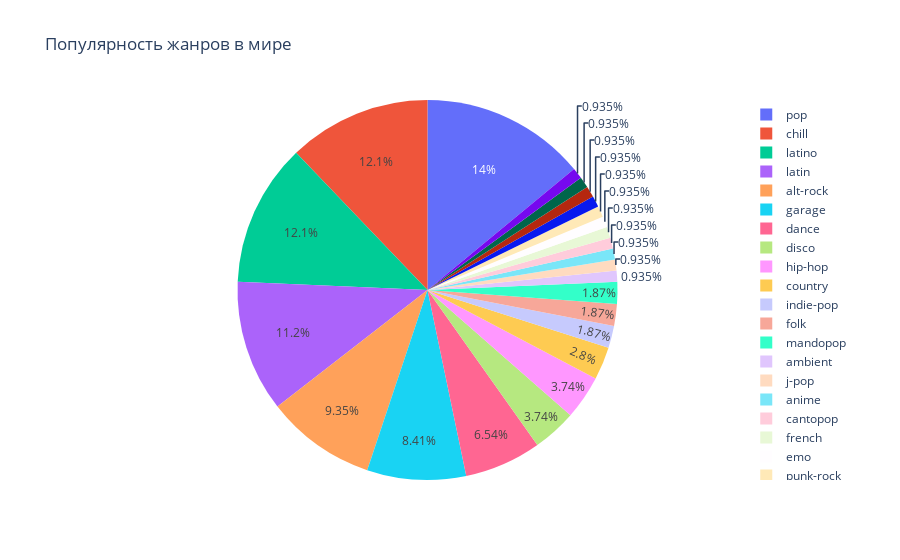

The code cell stored with this chart in its notebook:
### Markdown cell above
Получаем красивый словарь, по которому уже видны "жанровые лидеры", но, для удобства, визуализируем полученные данные

### Code cell
counts = [len(countries) for countries in top_genres_dict.values()]
genres = list(top_genres_dict.keys())

pie_data = pd.DataFrame({'Genre': genres, 'Count': counts})

fig = px.pie(pie_data, values='Count', names='Genre', title='Популярность жанров в мире')
fig.show()

### Figure 1 — Plotly figure (JSON) as saved in the notebook; plotly's stock layout.template omitted (floating-point values rounded to 4 significant figures)
{"data": [{"domain": {"x": [0, 1], "y": [0, 1]}, "hovertemplate": "Genre=%{label}<br>Count=%{value}<extra></extra>", "labels": ["country", "disco", "garage", "alt-rock", "chill", "ambient", "pop", "indie-pop", "dance", "latino", "folk", "j-pop", "anime", "cantopop", "mandopop", "french", "hip-hop", "emo", "punk-rock", "indian", "k-pop", "latin", "rock-n-roll", "turkish"], "legendgroup": "", "name": "", "showlegend": true, "type": "pie", "values": [3, 4, 9, 10, 13, 1, 15, 2, 7, 13, 2, 1, 1, 1, 2, 1, 4, 1, 1, 1, 1, 12, 1, 1]}], "layout": {"legend": {"tracegroupgap": 0}, "title": {"text": "Популярность жанров в мире"}}}
